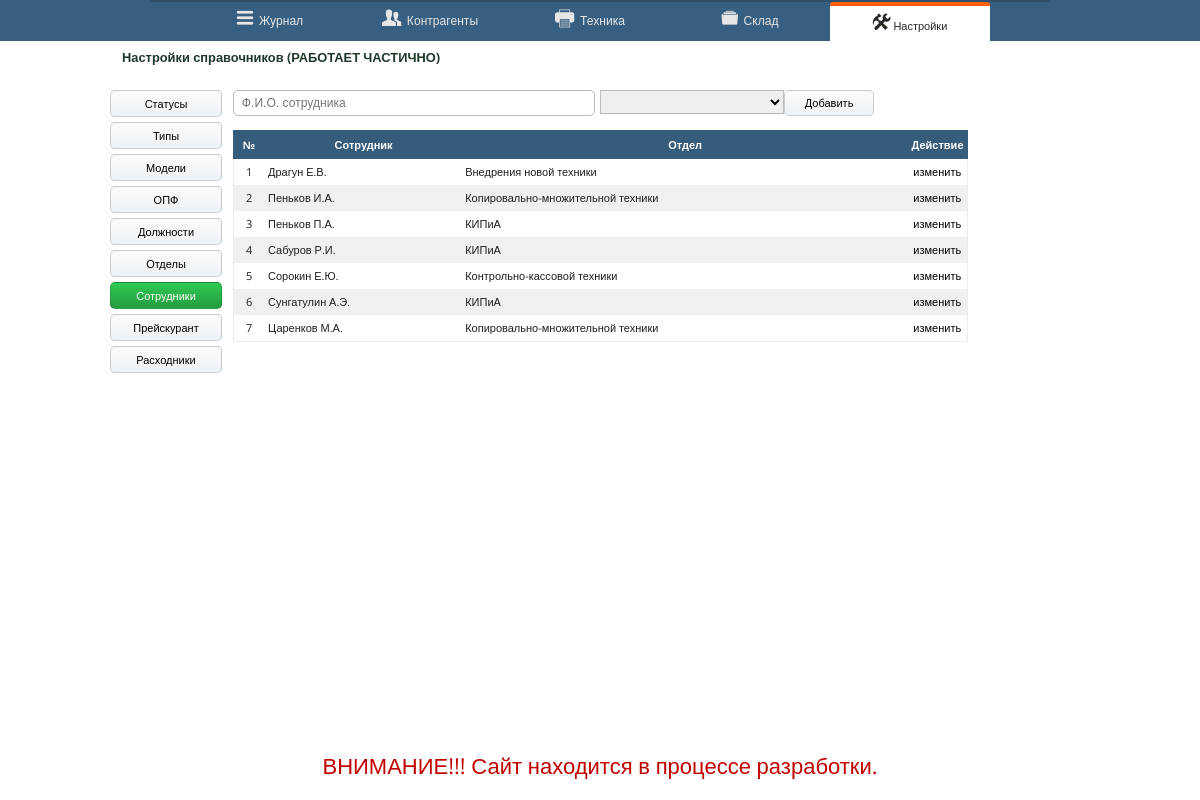
The app's page /?page=settings&target=master, older data.
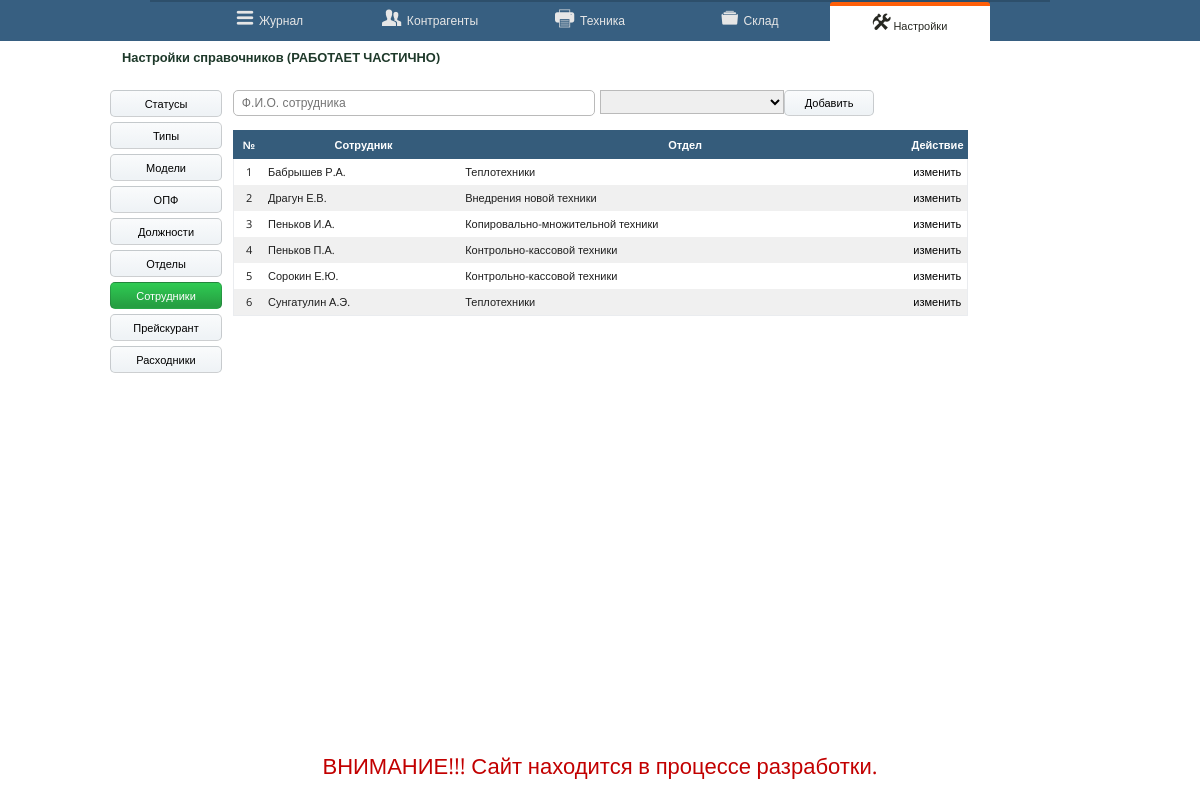
The same page, newer data.
### tables this page shows
CREATE TABLE `master` (
  `id` int(3) NOT NULL AUTO_INCREMENT,
  `name` varchar(45) NOT NULL,
  `depart` varchar(45) NOT NULL,
  PRIMARY KEY (`id`)
);

CREATE TABLE `depart` (
  `id` int(3) NOT NULL AUTO_INCREMENT,
  `name` varchar(255) NOT NULL,
  PRIMARY KEY (`id`)
);

### index.php (called while the page is built, shortened)
<?php
include_once ('layout/clienteditget.php');
include_once ('layout/header.php');
include_once("layout/$page.php");
include_once('layout/footer.php');
?>

### layout/settings.php (the view, shortened to what this page needs)
<?php
if (isset($_GET['target'])){
    $target = $_GET['target'];
    switch ( $target) {
        case 'master':
        $nm = 'Сотрудник';
        $pholder ='Ф.И.О. сотрудника';
        $b1 = '';
        $b2 = '';
        $b3 = '';
        $b4 = '';
        $b5 = '';
        $b6 = '';
        $b7 = 'sel';
        $b8 = '';
        $b9 = '';
        break;
    }
}
?>
<div class="container">
    <?php if(isset($_GET['page'])){$page = $_GET['page'];} ?>
    <div id="content">
        <div class="row">
            <div class="col-1-8">
            <ul class="settings-link-list">
                <li>
            <a href="?page=<?php echo $page ?>&target=status" class="btn <?php echo $b1 ?> ">Статусы</a>
                </li>
                  <li>
            <a href="?page=<?php echo $page?>&target=type" class="btn <?php echo $b2 ?>">Типы</a>
                </li>
                 <li>
            <a href="?page=<?php echo $page?>&target=model" class="btn <?php echo $b9 ?>">Модели</a>
                </li>
                  <li>
            <a href="?page=<?php echo $page?>&target=opf" class="btn <?php echo $b3 ?>">ОПФ</a>
                </li>
                  <li>
            <a href="?page=<?php echo $page?>&target=prof" class="btn <?php echo $b4 ?>">Должности</a>
                </li>
                  <li>
            <a href="?page=<?php echo $page?>&target=depart" class="btn <?php echo $b5 ?>">Отделы</a>
                </li>
                  <li>
            <a href="?page=<?php echo $page?>&target=master" class="btn <?php echo $b7 ?>">Сотрудники</a>
                </li>
                  <li>
            <a href="?page=<?php echo $page?>&target=work" class="btn <?php echo $b6 ?>">Прейскурант</a>
                </li>
                  <li>
            <a href="?page=<?php echo $page?>&target=zip" class="btn <?php echo $b8 ?>">Расходники</a>
                </li>
            </ul>
            </div>
        <div class="col-6-8">
        <div class="row40">
                        <form action="" method="POST" >
                        <div class="col-4-8">
                            <input class="inputfield" type="text" name="name" placeholder=" <?php echo $pholder; ?>">
                        </div>
                        <div class="col-2-8">
                            <?php
                            include ('components/db_connection.php');
                            if ($target == 'master'){
                            $query = "SELECT * FROM depart ORDER BY name";
                            if ($stmt = $mysqli->prepare($query)){
                                $stmt->execute();
                                $stmt->bind_result($id, $name);
                                echo "<select class='list-dropdown' name='depart'>";
                                echo "<option>";
                                echo "</option>";
                                while ($stmt->fetch()){
                                    echo "<option value='$id'>";
                                    echo "</option>";
                                }
                                echo "</select>";
                                }
                            }
                            ?>
                        </div>
                        <div class="col-1-8">
                            <button type="submit" name="submitsettings">Добавить</button>
                        </div>
                        </form>
            </div>
    <div class="row">
    <div class="col-8-8">
        <div class="tabl">
        <table>
            <?php
            if ($target !== 'master' && $target !== 'model'){
                $query = "SELECT * FROM {$target} ORDER BY name";
                if ($stmt = $mysqli->prepare($query)){
                    $stmt->execute();
                    $stmt->bind_result($id,$name);
                    $i=0;
                    echo "<tr>";
                    echo "<th class='fst'>№</th>";
                    echo "<th>$nm</th>";
                    echo "<th>Действие</th>";
                    echo "</tr>";
                    while ($stmt->fetch()){
                        $i++;
                        echo "<tr>";
                        echo "<td class='fst'>{$i}</td>";
                        echo "<td>{$name}</td>";
                        echo "<td id='edit'><a href='?page={$page}&target={$target}&edit={$id}'>изменить</a></td>";
                        echo "</tr>";
                    }
                }
            } elseif ($target == 'master') {
               $query = "SELECT * FROM master, depart WHERE master.depart = depart.id ORDER BY master.name";
               if ($stmt = $mysqli->prepare($query)){
                $stmt->execute();
                $stmt->bind_result($id,$name,$depart,$id_d,$name_d);
                $i=0;
                echo "<tr>";
                echo "<th class='fst'>№</th>";
                echo "<th>$nm</th>";
                echo "<th>Отдел</th>";
                echo "<th>Действие</th>";
                echo "</tr>";
                while ($stmt->fetch()){
                    $i++;
                    echo "<tr>";
                    echo "<td class='fst'>{$i}</td>";
                    echo "<td>{$name}</td>";
                    echo "<td>{$name_d}</td>";
                    echo "<td id='edit'><a href='?page={$page}&target={$target}&edit={$id}'>изменить</a></td>";
                    echo "</tr>";
                }
            }
        }
        ?>
    </table>
</div>
</div>
</div>
</div>
</div>
</div>
</div>

### layout/header.php (shortened to what this page needs)
<!DOCTYPE html>
<html>
<head>
    <link rel="stylesheet" type="text/css" href="css/form.css">
	<link rel="stylesheet" type="text/css" href="css/ionicons.min.css">
</head>
<body>
	<?php
if (isset($_GET['page'])){
    $selected = $_GET['page'];
    switch ( $selected) {
        case 'settings':
        $a2 = '';
        $a3 = '';
        $a4 = '';
        $a5 = '';
        $a6 = 'selected';
        $page_title ='Настройки справочников (РАБОТАЕТ ЧАСТИЧНО)';
        break;
    }
}
?>
<div class="top-header">
<div class="row-auto">
<div class="navbar">
    <ul class="navbar-ul">
        <li>
    <a href="?page=journal">
        <div class="navbar-item <?php echo $a2; ?>">
                <span class="ion-navicon-round sbf">
                    <span class="default" >Журнал</span>
                </span>
        </div>
    </a>
        </li>
    <li>
    <a href="?page=client">
        <div class="navbar-item <?php echo $a3; ?>">
                <span class="ion-person-stalker sbf">
                   <span class="default">Контрагенты</span>
                </span>
        </div>
    </a>
    </li>
    <li>
    <a href="?page=object">
        <div class="navbar-item  <?php echo $a4; ?>">
                <span class="ion-printer sbf">
                    <span class="default">Техника</span>
                </span>
        </div>
    </a>
    </li>
    <li>
    <a href="?page=store">
        <div class="navbar-item <?php echo $a5; ?>">
                <span class="ion-filing sbf">
            <span class="default">Склад</span>
                </span>
        </div>
    </a>
    </li>
    <li>
    <a href="?page=settings">
        <div class="navbar-item <?php echo $a6; ?>">
            <span class="ion-settings sbf"></span>
                <span>Настройки</span>
        </div>
    </a>
    </li>
    </ul>
</div>
</div>
<div class="row30">
    <div class="page-title">
        <div class="col-7-8">
            <h3><?php echo $page_title; ?></h3>
        </div>
    </div>
</div>
 </div>

### layout/footer.php
<div class='attention'>ВНИМАНИЕ!!! Сайт находится в процессе разработки.</divp>
</body>
</html>

### css/form.css (style rules this page uses)
html { height: 100%; }
a { padding: 0; margin: 0; }
.attention { position: fixed; top: calc(100% - 50px); width: 100%; height: 20px; font-size: 200%; color: #C20000; text-align: center; }
.settings-link-list { padding: 0; margin: 0; list-style: none; }
.settings-link-list li { margin-bottom: 5px; }
.settings-link-list .btn { width: 70px; }
.navbar-ul { list-style: none; display: inline-flex; color: #FFFFFF; margin: 0 auto; height: 39px; text-align: center; }
.selected { background-color: #fff; color: #272822; border-top: 4px solid #FF600A; }
.top-header { height: 90px; width: 100%; background-color: #FFF; position: fixed; top: 0; }
.navbar { border-top: 2px solid #2D4F6B; width: 900px; margin: auto; padding: 0; background-color: #375F81 ; color: #fff; }
.navbar a { color: #E6E6E6; }
.navbar-item { width: 160px; text-align: center; height: 39px; border-top-left-radius: 3px; border-top-right-radius: 3px; padding: 0; margin: 0; }
.page-title { top: 47px; width: 980px; padding-left: 10px; margin: auto; }
body { width: 100%; color: #1F1F1F; font-family: 'Open Sans', sans-serif; font-size: 11px; margin: 0; padding: 0; }
.btn { background-image: linear-gradient(-180deg, #fafbfc 0%, #eff3f6 90%); text-align: center; }
table { font-size: 100%; }
table tr { background-color: #fff ; }
table tr:nth-child(1n) { background-color: #F0F0F0 ; }
table tr:nth-child(2n) { background-color: #FFF ; }
.sel { color: #fff; background-image: linear-gradient(-180deg, #2fcb53 0%, #269f42 90%); border-color: rgba(27,31,35,0.5); }
button { background-image: linear-gradient(-180deg, #fafbfc 0%, #eff3f6 90%); display: inline-block; border: 1px solid rgba(27,31,35,0.2); border-radius: 5px; font-size: 100%; cursor: pointer; text-align: center; max-width: 250px; padding: 6px 20px; }
.btn { display: inline-block; border: 1px solid rgba(27,31,35,0.2); border-radius: 5px; cursor: pointer; text-align: center; max-width: 250px; padding: 5px 20px; }
a { text-decoration: none; color: #000 }
h3 { color: #1e392a; padding: 7px; margin: auto; }
.row { width: 100%; height: 50px; display: block; margin-bottom: 5px; }
.row-auto { width: 100%; height: auto; background-color: #375F81 ; }
.row30 { width: 100%; height: 30px; }
.row40 { width: 100%; height: 40px; }
.col-1-8 { width: 12.5%; display: inline-block; padding: 0; margin: 0; height: 100%; float: left; }
.col-2-8 { width: 25%; display: inline-block; padding: 0; margin: 0; height: 100%; float: left; }
.col-4-8 { width: 50%; display: inline-block; padding: 0; margin: 0; height: 100%; float: left; }
.col-6-8 { width: 75%; display: inline-block; padding: 0; margin: 0; height: 100%; float: left; }
.col-7-8 { width: 87.5%; display: inline-block; padding: 0; margin: 0; height: 100%; float: left; }
.col-8-8 { width: 100%; display: inline-block; padding: 0; margin: 0; height: 100%; float: left; }
.inputfield { display: inline-block; float: left; border: 1px solid #BABABA; border-radius: 5px; font-size: 110%; background-color: #fff; padding: 5px 0 5px 5px ; margin-bottom: 5px; width: calc(100% - 12px); }
.tabl { width: 100%; height: 75vh; overflow-y: auto; }
table { vertical-align: top; border: 1px solid #eaecef; border-collapse: collapse; padding: 20px; width: 100%; }
table th { background-color: #355C7B; color: #fff; padding: 6px 3px; border-top: 1px solid #355C7B ; border-left: 1px solid #355C7B ; border-bottom: 1px solid #355C7B; }
table th:last-child { border-right: 1px solid #355C7B ; }
table td { padding: 3px 3px; line-height: 20px; }
.default { font-size: 55%; vertical-align: middle; padding: 0; margin: 0; }
.sbf { font-size: 200%; }
.container { width: 980px; margin: auto; }
#content { display: block; margin-top: 90px; width: 100%; }
.list-dropdown { display: inline-block; float: left; margin: 0; padding: 0; height: 24px; border: 1px solid #BABABA; width: 100%; }
.fst { text-align: center; width: 25px; }
#edit { width: 50px; text-align: center; }

Row changes from the older to the newer data that the page shows:
removed master: name "Сабуров Р.И.", depart.name "КИПиА"
removed master: name "Царенков М.А.", depart.name "Копировально-множительной техники"
added master: name "Бабрышев Р.А.", depart.name "Теплотехники"
changed master "Пеньков П.А.": depart.name "КИПиА" → "Контрольно-кассовой техники"
changed through a linked row, master "Сунгатулин А.Э.": depart.name "КИПиА" → "Теплотехники"
